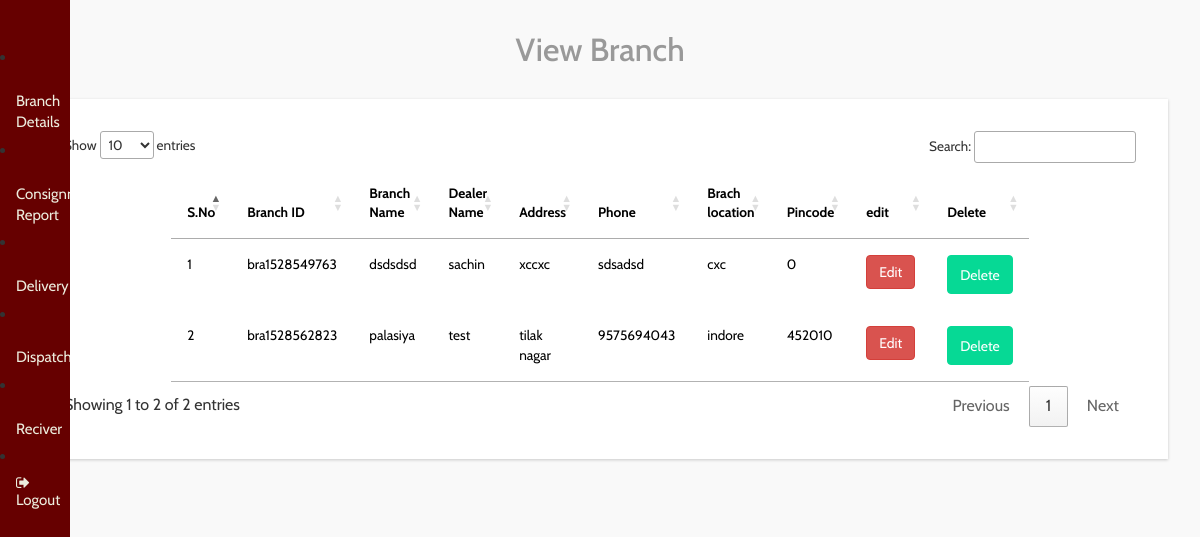
The page /dealer/branch_details.php on the database its author committed.
### tables this page shows
CREATE TABLE `branch` (
  `id` int(11) NOT NULL,
  `dealer_name` text NOT NULL,
  `branchaddress` text NOT NULL,
  `phone` text NOT NULL,
  `branch_location` text NOT NULL,
  `pincode` text NOT NULL,
  `reqid` text NOT NULL,
  `branch_name` text NOT NULL,
  `branch_id` text NOT NULL
);

### dealer/branch_details.php (the view, shortened to what this page needs)
<?php
include('header.php');
include('../connection.php');
?>
<link rel="stylesheet" href="http://cdn.datatables.net/1.10.2/css/jquery.dataTables.min.css"></style>
<div id="page-wrapper">
  <div class="graphs">
    <h3 class="blank1" align="center">View Branch</h3>
    <div class="xs tabls">
      <div class="bs-example4" data-example-id="contextual-table">
        <table class="table table-hover" id="example" class="display" width="80%" cellspacing="0">
          <thead>
            <tr>
            <th>S.No</th>
            <th>Branch ID</th>
              <th>Branch Name</th>
              <th>Dealer Name</th>
              <th>Address</th>
              <th>Phone</th>
              <th>Brach location</th>
              <th>Pincode</th>
              <th>edit</th>
              <th>Delete</th>
            </tr>
          </thead>
          <tbody>
          <?php
            $sql="Select * from branch";
            $res=mysqli_query($conn,$sql);
            $i=1;
            while($ros=mysqli_fetch_array($res))
            {
              ?>
          <tr>
            <td><?php echo $i++;?></td>
             <td><?php echo $ros['branch_id'];?></td>
            <td><?php echo $ros['branch_name'];?></td>
            <td><?php echo $ros['dealer_name'];?></td>
            <td><?php echo $ros['branchaddress'];?></td>
            <td><?php echo $ros['phone'];?></td>
            <td><?php echo $ros['branch_location'];?></td>
            <td><?php echo $ros['pincode'];?></td>
            <td><a href="editbranch.php?id=<?php echo $ros['id'];?>"><button type="button" class="btn btn-danger">Edit</button></a></td>
            <td><a href="branch_details.php?deleteid=<?php echo $ros['id'];?>"><button type="button" class="btn btn-warning">Delete</button></a></td>
          </tr>
          <?php
        }
        ?>
          </tbody>
        </table>
      </div>
    </div>
  </div>
</div>

### rows shown on the page
branch: branch "bra1528549763", branch_name "dsdsdsd", dealer_name "sachin", branchaddress "xccxc", phone "sdsadsd", branch_location "cxc", pincode "0"
branch: branch "bra1528562823", branch_name "palasiya", dealer_name "test", branchaddress "tilak nagar", phone "9575694043", branch_location "indore", pincode "452010"
